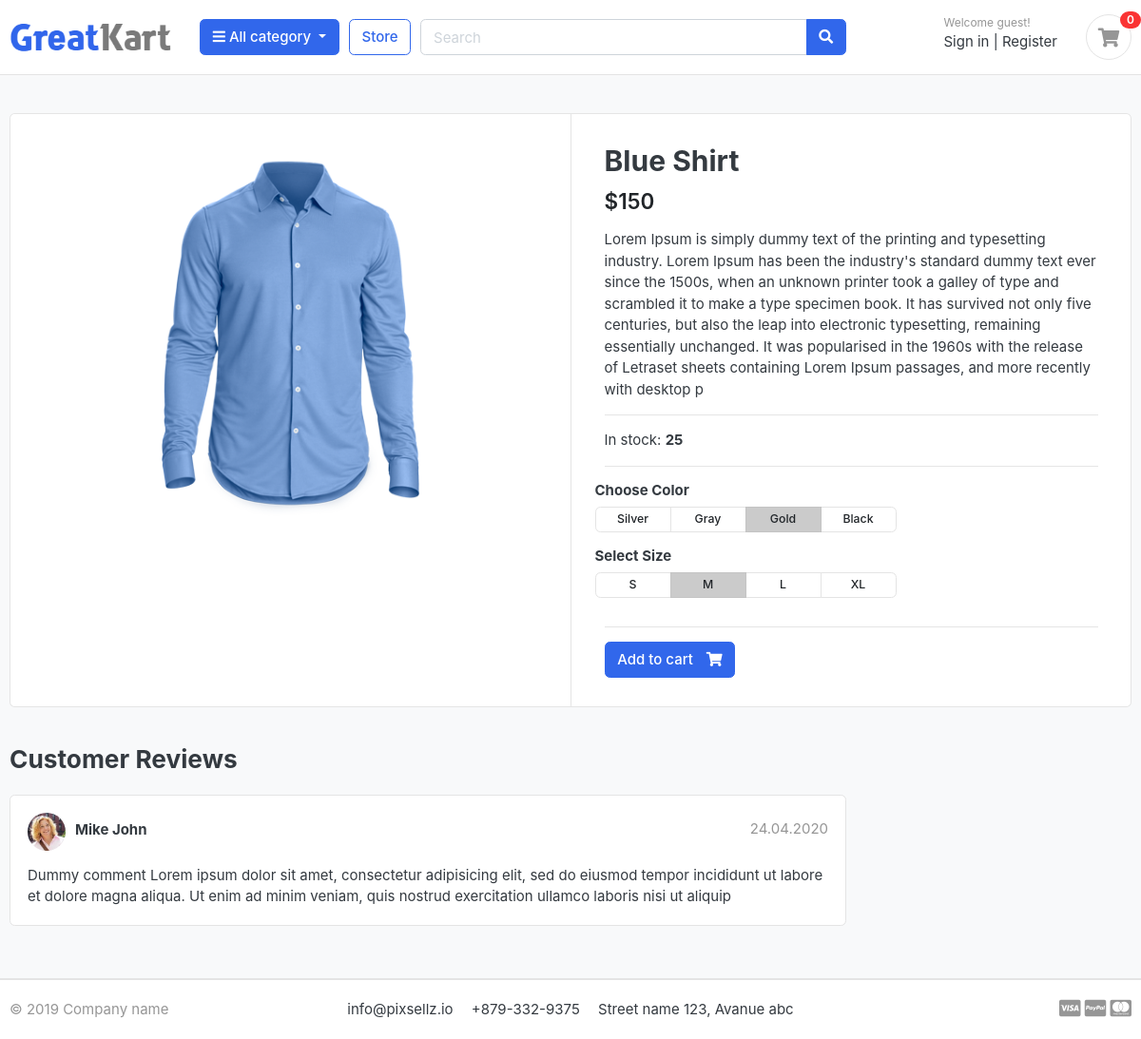
Page /store/shirt/blue-shirt/ on the committed database.
### store/models.py (models this page shows)
class Product(models.Model):
    product_name = models.CharField(max_length=100, unique=True)
    slug = models.SlugField(max_length=100, unique=True)
    description = models.TextField(max_length=500, blank=True)
    price = models.IntegerField()
    image = models.ImageField(upload_to='photos/products')
    stock = models.IntegerField()
    is_available = models.BooleanField(default=True)
    category = models.ForeignKey(Category, on_delete=models.CASCADE)
    created_at = models.DateTimeField(auto_now_add=True)
    modified_at = models.DateTimeField(auto_now=True)
    def __str__(self):
        return self.product_name

### store/views.py (the view)
# urls.py: path('<slug:category_slug>/<slug:product_slug>/', product_details, name='product_details'),
def product_details(request, category_slug, product_slug):
    product = Product.objects.get(slug=product_slug, category__slug=category_slug)
    print(product)
    context = {'product': product}
    return render(request, 'store/product_details.html', context)

### store/templates/store/product_details.html
{% extends 'base.html' %} {% block body %}
<section class="section-content padding-y bg">
  <div class="container">
    <div class="card">
      <div class="row no-gutters">
        <aside class="col-md-6">
          <article class="gallery-wrap">
            <div class="img-big-wrap">
              <a href="#"><img src="{{ product.image.url }}" /></a>
            </div>
          </article>
        </aside>
        <main class="col-md-6 border-left">
          <article class="content-body">
            <h2 class="title">{{ product.product_name }}</h2>
            <div class="mb-3">
              <var class="price h4">${{ product.price }}</var>
            </div>
            <p>{{ product.description }}</p>
            <hr />
            In stock: <b>{{ product.stock }}</b>
            <hr />
            <div class="row">
              <div class="item-option-select">
                <h6>Choose Color</h6>
                <div
                  class="btn-group btn-group-sm btn-group-toggle"
                  data-toggle="buttons"
                >
                  <label class="btn btn-light">
                    <input type="radio" name="radio_color" /> Silver
                  </label>
                  <label class="btn btn-light">
                    <input type="radio" name="radio_color" /> Gray
                  </label>
                  <label class="btn btn-light active">
                    <input type="radio" name="radio_color checked" /> Gold
                  </label>
                  <label class="btn btn-light">
                    <input type="radio" name="radio_color" /> Black
                  </label>
                </div>
              </div>
            </div>
            <div class="row">
              <div class="item-option-select">
                <h6>Select Size</h6>
                <div
                  class="btn-group btn-group-sm btn-group-toggle"
                  data-toggle="buttons"
                >
                  <label class="btn btn-light">
                    <input type="radio" name="radio_color" /> S
                  </label>
                  <label class="btn btn-light active">
                    <input type="radio" name="radio_color" checked /> M
                  </label>
                  <label class="btn btn-light">
                    <input type="radio" name="radio_color" /> L
                  </label>
                  <label class="btn btn-light">
                    <input type="radio" name="radio_color" /> XL
                  </label>
                </div>
              </div>
            </div>
            <hr />
            <a href="{% url 'add_to_cart' product.id %}" class="btn btn-primary">
              <span class="text">Add to cart</span>
              <i class="fas fa-shopping-cart"></i>
            </a>
          </article>
        </main>
      </div>
    </div>
    <br />
    <div class="row">
      <div class="col-md-9">
        <header class="section-heading">
          <h3>Customer Reviews</h3>
        </header>
        <article class="box mb-3">
          <div class="icontext w-100">
            <img
              src="./images/avatars/avatar1.jpg"
              class="img-xs icon rounded-circle"
            />
            <div class="text">
              <span class="date text-muted float-md-right">24.04.2020 </span>
              <h6 class="mb-1">Mike John</h6>
            </div>
          </div>
          <div class="mt-3">
            <p>
              Dummy comment Lorem ipsum dolor sit amet, consectetur adipisicing
              elit, sed do eiusmod tempor incididunt ut labore et dolore magna
              aliqua. Ut enim ad minim veniam, quis nostrud exercitation ullamco
              laboris nisi ut aliquip
            </p>
          </div>
        </article>
      </div>
    </div>
  </div>
</section>
{% endblock body %}

### static/css/ui.css (style rules this page uses)
html { font-family: "Inter", sans-serif; font-size: 15px; }
.content-body { flex: 1 1 auto; padding: 2rem 2.3rem; }
.img-xs, .img-sm, .img-md, .img-lg { -o-object-fit: cover; object-fit: cover; flex-shrink: 0; flex-grow: 0; }
.img-xs { width: 40px; height: 40px; }
.padding-y { padding-top: 40px; padding-bottom: 40px; }
var { font-style: normal; }
article:after, .form-group:after { display: block; clear: both; content: ""; }
.bg { background-color: #f8f9fa; }
.section-heading { margin-bottom: 20px; margin-top: 15px; }
p:last-child { margin-bottom: 0; }
.btn-light { background-color: #fff; border-color: #e4e4e4; }
.btn .text + i { margin-left: 10px; }
.icontext { display: inline-flex; align-items: center; vertical-align: middle; }
.icontext .text { width: 100%; line-height: 1.2; }
.icontext .icon { position: relative; margin-right: 10px; flex-shrink: 0; flex-grow: 0; }
.price { font-weight: 600; color: #212529; }
.box { padding: 18px; background: #fff; border-radius: 0.37rem; border: 1px solid #e4e4e4; }
.box img { max-width: 100%; }
.gallery-wrap .img-big-wrap { margin-bottom: 10px; border-radius: 0.37rem; overflow: hidden; background-color: #fff; }
.gallery-wrap .img-big-wrap a { text-align: center; display: block; }
.gallery-wrap .img-big-wrap img { height: 450px; width: auto; display: inline-block; }
.item-option-select { margin-bottom: 1rem; display: inline-block; margin-right: 15px; }
.item-option-select .btn { min-width: 80px; }

### rows in the picture
Product: image (picture), product_name "Blue Shirt", price "150", description "Lorem Ipsum is simply dummy text of the printing and typesetting industry. Lorem Ipsum has been the industry's standard dummy text ever since the 1500s, when an unknown printer took a galley of type and scrambled it to make a type specimen book. It has survived not only five centuries, but also the leap into electronic typesetting, remaining essentially unchanged. It was popularised in the 1960s with the release of Letraset sheets containing Lorem Ipsum passages, and more recently with desktop p", stock "25"
